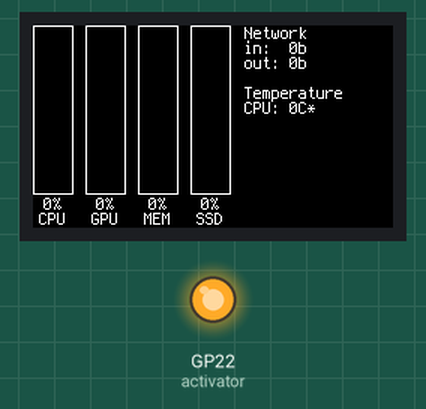
A program run on a simulated Raspberry Pi Pico running CircuitPython. Shown: 240×135 colour display, output pins drawn as LEDs (lit = HIGH).

Above: at 0.1 s.

The program:

code.py
```python
import board
import busio
import displayio
import time
from adafruit_display_text import label
from adafruit_st7789 import ST7789
from bitmaptools import fill_region, draw_line
import terminalio
import usb_cdc
import math
import struct
import digitalio

activator = digitalio.DigitalInOut(board.GP22)
activator.direction = digitalio.Direction.OUTPUT
activator.value = True

def convert_size(size_bytes):
    if size_bytes == 0:
        return "0 b"
    size_name = ("b", "Kb", "Mb", "Gb", "Tb", "Pb", "Eb", "Zb", "Yb")
    i = int(math.floor(math.log(size_bytes, 1024)))
    p = math.pow(1024, i)
    d = round(size_bytes / p, 2)
    if i == 0:
        return "%d %s" % (d, size_name[i])
    else:
        return "%0.2f %s" % (d, size_name[i])


def calc_load(update_ms, update_span, old_load, target_load):
    diff_ms = abs(time.monotonic() - update_ms)
    if diff_ms > update_span:
        diff_ms = update_span
    glide = diff_ms / float(update_span)

    load_diff = target_load - old_load
    return old_load + load_diff * glide


class NetStat:
    def __init__(self, x, y, update_span=1.0):
        self.x = x
        self.y = y

        self.in_val = 0
        self.target_in_val = 0
        self.old_in_val = 0
        self.out_val = 0
        self.target_out_val = 0
        self.old_out_val = 0
        self.update_span = update_span
        self.update_ms = 0

        self.group = displayio.Group(x=x, y=y)
        network = label.Label(terminalio.FONT, text="Network", color=0xFFFFFF)
        network.x = 0
        network.y = 0
        self.in_text = label.Label(terminalio.FONT, text="in:  0b", color=0xFFFFFF)
        self.in_text.x = 0
        self.in_text.y = 10
        self.out_text = label.Label(terminalio.FONT, text="out: 0b", color=0xFFFFFF)
        self.out_text.x = 0
        self.out_text.y = 20
        self.group.append(network)
        self.group.append(self.in_text)
        self.group.append(self.out_text)

    def set_in_out(self, in_val, out_val):
        if in_val < 0:
            in_val = 0
        if out_val < 0:
            out_val = 0
        self.target_in_val = in_val
        self.target_out_val = out_val
        self.old_in_val = self.in_val
        self.old_out_val = self.out_val
        self.update_ms = time.monotonic()

    def tick(self):
        if (int(self.target_in_val) == int(self.in_val)) and (int(self.target_out_val) == int(self.out_val)):
            return
        self.out_val = calc_load(self.update_ms, self.update_span, self.old_out_val, self.target_out_val)
        self.in_val = calc_load(self.update_ms, self.update_span, self.old_in_val, self.target_in_val)
        self.out_text.text = "out: %s" % convert_size(self.out_val)
        self.in_text.text = "in:  %s" % convert_size(self.in_val)


class Gauge:
    BAR_HEIGHT = 133
    BAR_WIDTH = 27
    BAR_REDUCTION = 20

    HEAT_PALETTE = displayio.Palette(50)
    HEAT_PALETTE[48] = 0xFFFFFF
    color_range = len(HEAT_PALETTE) - 2
    for i in range(0, color_range):
        if i <= color_range / 2:
            g = int(255 * (i / float(color_range / 2)))
            HEAT_PALETTE[i] = (255, g, 0)
        else:
            r = int(255 - (255 * ((i - (color_range / 2)) / float(color_range / 2))))
            HEAT_PALETTE[i] = (r, 255, 0)

    HEAT_BMP = displayio.Bitmap(BAR_WIDTH - 2, BAR_HEIGHT - BAR_REDUCTION - 2, 49)
    for i in range(0, BAR_HEIGHT - BAR_REDUCTION - 2):
        draw_line(HEAT_BMP, 0,
                  i,
                  BAR_WIDTH - 3, i,
                  int((len(HEAT_PALETTE) - 2) * (i / (BAR_HEIGHT - BAR_REDUCTION - 2)))
                  # i % 48
                  )

    def __init__(self, x, y, caption, update_span=1.0):
        self.x = x
        self.y = y

        self.load = 1
        self.target_load = 0
        self.old_load = 0
        self.update_span = update_span
        self.update_ms = 0

        self.group = displayio.Group(x=x, y=y)
        self.bar_bitmap, color_sprite = self.bar()
        self.group.append(color_sprite)
        self.group.append(self.caption(caption))
        self.caption_l = self.caption_load()
        self.group.append(self.caption_l)

    def bar(self):
        color_bitmap = displayio.Bitmap(Gauge.BAR_WIDTH, Gauge.BAR_HEIGHT - Gauge.BAR_REDUCTION, 48)
        fill_region(color_bitmap, 0, 0, Gauge.BAR_WIDTH, Gauge.BAR_HEIGHT - Gauge.BAR_REDUCTION, 48)
        color_sprite = displayio.TileGrid(color_bitmap, pixel_shader=Gauge.HEAT_PALETTE, x=0, y=0)
        return color_bitmap, color_sprite

    def caption_load(self):
        text_area = label.Label(terminalio.FONT, text="0%", color=0xFFFFFF)
        text_area.x = int((Gauge.BAR_WIDTH - text_area.bounding_box[2]) / 2)
        text_area.y = Gauge.BAR_HEIGHT - 14
        return text_area

    def caption(self, caption):
        text_area = label.Label(terminalio.FONT, text=caption, color=0xFFFFFF)
        text_area.x = int((Gauge.BAR_WIDTH - text_area.bounding_box[2]) / 2)
        text_area.y = Gauge.BAR_HEIGHT - 4
        return text_area

    def set_load(self, level):
        if level > 100:
            level = 100
        elif level < 0:
            level = 0
        self.target_load = level
        self.old_load = self.load
        self.update_ms = time.monotonic()

    def get_graphics(self):
        return self.group

    def tick(self):
        if int(self.target_load) == int(self.load):
            return
        self.load = calc_load(self.update_ms, self.update_span, self.old_load, self.target_load)

        if self.load > 100:
            self.load = 100
        elif self.load < 0:
            self.load = 0
        fill_region(self.bar_bitmap, 0, 0, Gauge.BAR_WIDTH, Gauge.BAR_HEIGHT - Gauge.BAR_REDUCTION, 48)
        self.bar_bitmap.blit(1, 1, Gauge.HEAT_BMP)
        fill_region(self.bar_bitmap, 1, 1, Gauge.BAR_WIDTH - 1,
                    int((Gauge.BAR_HEIGHT - Gauge.BAR_REDUCTION - 2) * ((100 - (self.load)) / 100.0)) + 1, 49)
        self.caption_l.text = "%d%%" % int(self.load)
        self.caption_l.x = int((Gauge.BAR_WIDTH - self.caption_l.bounding_box[2]) / 2)


displayio.release_displays()

tft_cs = board.GP17
tft_dc = board.GP16
spi_mosi = board.GP19
spi_clk = board.GP18
spi = busio.SPI(spi_clk, spi_mosi)

display_bus = displayio.FourWire(spi, command=tft_dc, chip_select=tft_cs)
display = ST7789(
    display_bus, rotation=270, width=240, height=135, rowstart=40, colstart=53
)

main_group = displayio.Group()
display.show(main_group)
display.auto_refresh = False

g = Gauge(0, 0, "CPU")
g2 = Gauge(35, 0, "GPU")
g3 = Gauge(70, 0, "MEM", 0.001)
g4 = Gauge(105, 0, "SSD", 0.001)
main_group.append(g.get_graphics())
main_group.append(g2.get_graphics())
main_group.append(g3.get_graphics())
main_group.append(g4.get_graphics())

network = NetStat(141, 5)
main_group.append(network.group)

sensors = label.Label(terminalio.FONT, text="Temperature", color=0xFFFFFF)
sensors.x = 141
sensors.y = 45
sensors_cpu = label.Label(terminalio.FONT, text="CPU: 0C*", color=0xFFFFFF)
sensors_cpu.x = 141
sensors_cpu.y = 55

main_group.append(sensors)
main_group.append(sensors_cpu)

# g.set_load(100)
# g2.set_load(11)
# g3.set_load(52)
# g4.set_load(94)
# network.set_in_out(19224244, 5335)

tick_counter = 0
# for i in range(0, 500):
#     g.tick()
#     g2.tick()
#     g3.tick()
#     g4.tick()
#     if tick_counter % 4 == 0:
#         network.tick()
#     # time.sleep(0.01)
#     display.refresh()
#     tick_counter = tick_counter + 1
#     if tick_counter > 250:
#         tick_counter = 0


while True:
    try:
        available = usb_cdc.data.in_waiting
        while available >= 14:
            raw = usb_cdc.data.read(available)
            data = struct.unpack("bbbbIIf", raw)
            g.set_load(data[0])
            g2.set_load(data[1])
            g3.set_load(data[2])
            g4.set_load(data[3])
            network.set_in_out(data[4], data[5])
            sensors_cpu.text = "CPU: %d c*" % data[6]
            available = usb_cdc.data.in_waiting
        g.tick()
        g2.tick()
        g3.tick()
        g4.tick()
        display.refresh()
        if tick_counter % 4 == 0:
            network.tick()
    except:
        pass

while True:
    pass
```
